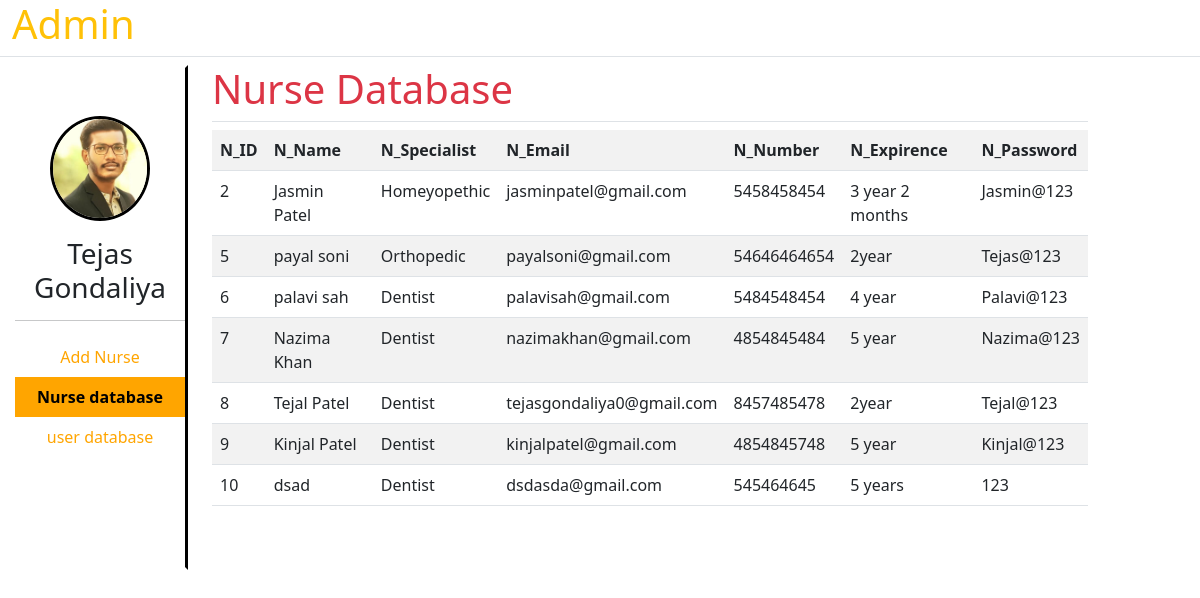
/nursedatabase/, run on the app's committed database.
### demo/models.py (models this page shows, shortened)
class Addnurse(models.Model):
    Nurse_name = models.CharField(default='', max_length=50)
    Nurse_specialist = models.CharField(default='', choices=spacialist, max_length=20)
    Nurse_email = models.EmailField(default='', max_length=100)
    Nurse_number = models.PositiveBigIntegerField(default='+91')
    Nurse_expirence = models.CharField(default='', max_length=25)
    Nurse_fees = models.CharField(default='', max_length=20)
    Nurse_password = models.CharField(default='', max_length=12)

### demo/views.py (the view)
# urls.py: path('nursedatabase/', views.nursedatabase, name='nursedatabase'),
def nursedatabase(request):
    list_nurse = Addnurse.objects.all()
    return render(request, 'owner/nurse_database.html',{'data': list_nurse,'active1':'active'})

### demo/templates/owner/nurse_database.html (shortened to what this page needs)
{% load static %}
<!DOCTYPE html>
<html lang="en">
<head>
    <link rel="stylesheet" href="{% static 'core/css/all.min.css' %}">
    <link rel="stylesheet" href="{% static 'css/bootstrap.min.css' %}">
    <link rel="stylesheet" href="{% static 'css/base.css' %}">
</head>
<body>
    <div class="container-fluid">
        <div class="row">
            <h1 class='text-warning border-bottom pb-2'>Admin</h1>
            <div class="col-sm-2">
                <div class="border-right h-100 bo1">
                    <div class='text-center'>
                        <img src="{% static 'img/tejas.jpeg' %}" alt="Img" class='img-fluid rounded-circle mt-5' width="100px" heght="100px">
                        <h3 class='mt-3 st-font'>Tejas Gondaliya</h3>
                    </div>
                    <hr>
                    <nav class="nav flex-column text-center">
                        <a href="{% url 'addnurse' %}" class="nav-link">Add Nurse</a>
                        <a href="{% url 'nursedatabase' %}" class="nav-link {{active1}}">Nurse database</a>
                        <a href="{% url 'userdatbase' %}" class="nav-link {{active}}">user database</a>
                    </nav>
                </div>
            </div>
            <div class="col-sm-9 mb-5">
                <h1 class='text-danger border-bottom pb-2'>Nurse Database</h1>
                <table class="table table-striped">
                    <tr>
                        <th>N_ID</th>
                        <th>N_Name</th>
                        <th>N_Specialist</th>
                        <th>N_Email</th>
                        <th>N_Number</th>
                        <th>N_Expirence</th>
                        <th>N_Password</th>
                    </tr>
                    {% for data in data %}
                        <tr>
                            <td>{{data.id}}</td>
                            <td>{{data.Nurse_name}}</td>
                            <td>{{data.Nurse_specialist}}</td>
                            <td>{{data.Nurse_email}}</td>
                            <td>{{data.Nurse_number}}</td>
                            <td>{{data.Nurse_expirence}}</td>
                            <td>{{data.Nurse_password}}</td>
                        </tr>
                    {% endfor %}
                </table>
            </div>
        </div>
    </div>
</body>
</html>

### demo/static/css/base.css (style rules this page uses)
html,body { height: 100%; }
.container-fluid { min-height: 100%; }
.bo1 { border-style: solid; border-right-color: black; border-left-color: white; border-top-color: white; border-bottom-color: white; }
.bo1 div img { border-style: solid; border-color: black; }
a.nav-link { color: orange; }
a.nav-link.active { color: black; background-color: orange; font-weight: bold }

### data on the page
Addnurse: id "2", Nurse_name "Jasmin Patel", Nurse_specialist "Homeyopethic", Nurse_email "jasminpatel@gmail.com", Nurse_number "5458458454", Nurse_expirence "3 year 2 months", Nurse_password "Jasmin@123"
Addnurse: id "5", Nurse_name "payal soni", Nurse_specialist "Orthopedic", Nurse_email "payalsoni@gmail.com", Nurse_number "54646464654", Nurse_expirence "2year", Nurse_password "Tejas@123"
Addnurse: id "6", Nurse_name "palavi sah", Nurse_specialist "Dentist", Nurse_email "palavisah@gmail.com", Nurse_number "5484548454", Nurse_expirence "4 year", Nurse_password "Palavi@123"
Addnurse: id "7", Nurse_name "Nazima Khan", Nurse_specialist "Dentist", Nurse_email "nazimakhan@gmail.com", Nurse_number "4854845484", Nurse_expirence "5 year", Nurse_password "Nazima@123"
Addnurse: id "8", Nurse_name "Tejal Patel", Nurse_specialist "Dentist", Nurse_email "tejasgondaliya0@gmail.com", Nurse_number "8457485478", Nurse_expirence "2year", Nurse_password "Tejal@123"
Addnurse: id "9", Nurse_name "Kinjal Patel", Nurse_specialist "Dentist", Nurse_email "kinjalpatel@gmail.com", Nurse_number "4854845748", Nurse_expirence "5 year", Nurse_password "Kinjal@123"
Addnurse: id "10", Nurse_name "dsad", Nurse_specialist "Dentist", Nurse_email "dsdasda@gmail.com", Nurse_number "545464645", Nurse_expirence "5 years", Nurse_password "123"
